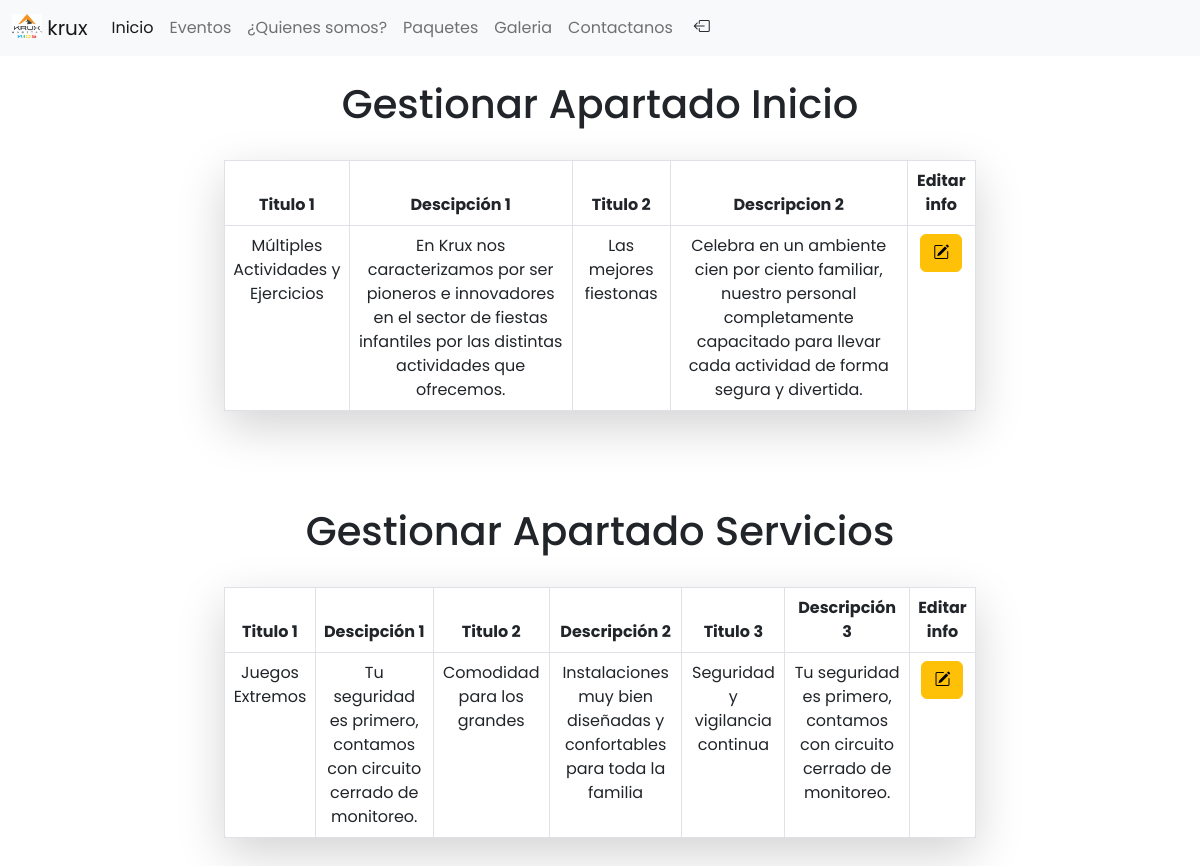
The page /inicio.php (signed in) on the database its author committed.
### tables this page shows
CREATE TABLE `inicio` (
  `id` int(11) NOT NULL,
  `titulo1` text NOT NULL,
  `texto1` text NOT NULL,
  `titulo2` text NOT NULL,
  `texto2` text NOT NULL
);

CREATE TABLE `servicios` (
  `id` int(11) NOT NULL,
  `titulo1` text NOT NULL,
  `descripcion1` text NOT NULL,
  `titulo2` text NOT NULL,
  `descripcion2` text NOT NULL,
  `titulo3` text NOT NULL,
  `descripcion3` text NOT NULL
);

### sesiones.php (called while the page is built, shortened)
<?php
   if (!isset($_SESSION['username'])){
       header("location:login.php");
   }
   else{
    $priv=$_SESSION['privilegios'];
   }
?>

### inicio.php (the view, shortened to what this page needs)
<?php
 include_once("sesiones.php");
include_once("boostrap.php");
?>
<html lang="en">
<head>
    <link rel="stylesheet" href="style_header.css">
</head>
    <body>
<?php if ($priv=="admin"){ ?>
<div class="container p-4 col-md-8">
<h1 align="center" >Gestionar Apartado Inicio</h1>
		<div class="row">
			<div class="col">
				<table class="table table-bordered text-center shadow-lg p-3 mb-5 mt-4 bg-body rounded" >
					<thead>
						<tr>
							<th>Titulo 1</th>
							<th>Descipción 1</th>
                            <th>Titulo 2</th>
							<th>Descripcion 2</th>
                            <th>Editar info</th>
						</tr>
					</thead>
					<tbody>
					 <?php
                         include_once("conexion.php");
                        $consulta="select * from inicio";
                        $resultado=mysqli_query($con,$consulta);
                        if (mysqli_num_rows($resultado)>0){
                            while($fila=mysqli_fetch_assoc($resultado))
                            {
                             ?>
			  <tr>
                <td class=""><?php echo $fila['titulo1'] ?></td>
                <td class=""><?php echo $fila['texto1'] ?></td>
				<td class=""><?php echo $fila['titulo2'] ?></td>
                <td class=""><?php echo $fila['texto2'] ?></td>
        <td class="" colspan="4" >
        <a class="btn btn-warning" role="button" href="editar_inicio.php?id=<?php echo $fila['id'] ?>"><i class="bi bi-pencil-square "></i></a>
        </td>
			</tr>
	       <?php
			}
		}
	?>
					</tbody>
				</table>
			</div>
		</div>
	</div>
    <div class="container p-4 col-md-8">
    <h1 align="center" >Gestionar Apartado Servicios</h1>
		<div class="row">
			<div class="col">
				<table class="table table-bordered text-center shadow-lg p-3 mb-5 mt-4 bg-body rounded" >
					<thead>
						<tr>
							<th>Titulo 1</th>
							<th>Descipción 1</th>
                            <th>Titulo 2</th>
							<th>Descripción 2</th>
                            <th>Titulo 3</th>
                            <th>Descripción 3</th>
                            <th>Editar info</th>
						</tr>
					</thead>
					<tbody>
					 <?php
                         include_once("conexion.php");
                        $consulta="select * from servicios";
                        $resultado=mysqli_query($con,$consulta);
                        if (mysqli_num_rows($resultado)>0){
                            while($fila=mysqli_fetch_assoc($resultado))
                            {
                             ?>
			  <tr>
                <td class=""><?php echo $fila['titulo1'] ?></td>
                <td class=""><?php echo $fila['descripcion1'] ?></td>
				<td class=""><?php echo $fila['titulo2'] ?></td>
                <td class=""><?php echo $fila['descripcion2'] ?></td>
                <td><?php echo $fila ['titulo3']?></td>
                <td><?php echo $fila['descripcion3']?></td>
        <td class="" colspan="4" >
        <a class="btn btn-warning" role="button" href="editar_servicios.php?id=<?php echo $fila['id'] ?>"><i class="bi bi-pencil-square "></i></a>
		</td>
			</tr>
	       <?php
			}
		}
	?>
					</tbody>
	</table>
			</div>
		</div>
	</div>
  <?php } ?>
</body>
</html>

### style_header.css (style rules this page uses)
* { margin: 0; padding: 0; box-sizing: border-box; }
body { font-family: 'Poppins', sans-serif; margin: 0; }
a { text-decoration: none; color: white; }

### rows shown on the page
inicio: titulo1 "Múltiples Actividades y Ejercicios", texto1 "En Krux nos caracterizamos por ser pioneros e innovadores en el sector de fiestas infantiles por las distintas actividades que ofrecemos.", titulo2 "Las mejores fiestonas", texto2 "Celebra en un ambiente cien por ciento familiar, nuestro personal completamente capacitado para llevar cada actividad de forma segura y divertida."
servicios: titulo1 "Juegos Extremos", descripcion1 "Tu seguridad es primero, contamos con circuito cerrado de monitoreo.", titulo2 "Comodidad para los grandes", descripcion2 "Instalaciones muy bien diseñadas y confortables para toda la familia", titulo3 "Seguridad y vigilancia continua", descripcion3 "Tu seguridad es primero, contamos con circuito cerrado de monitoreo."
